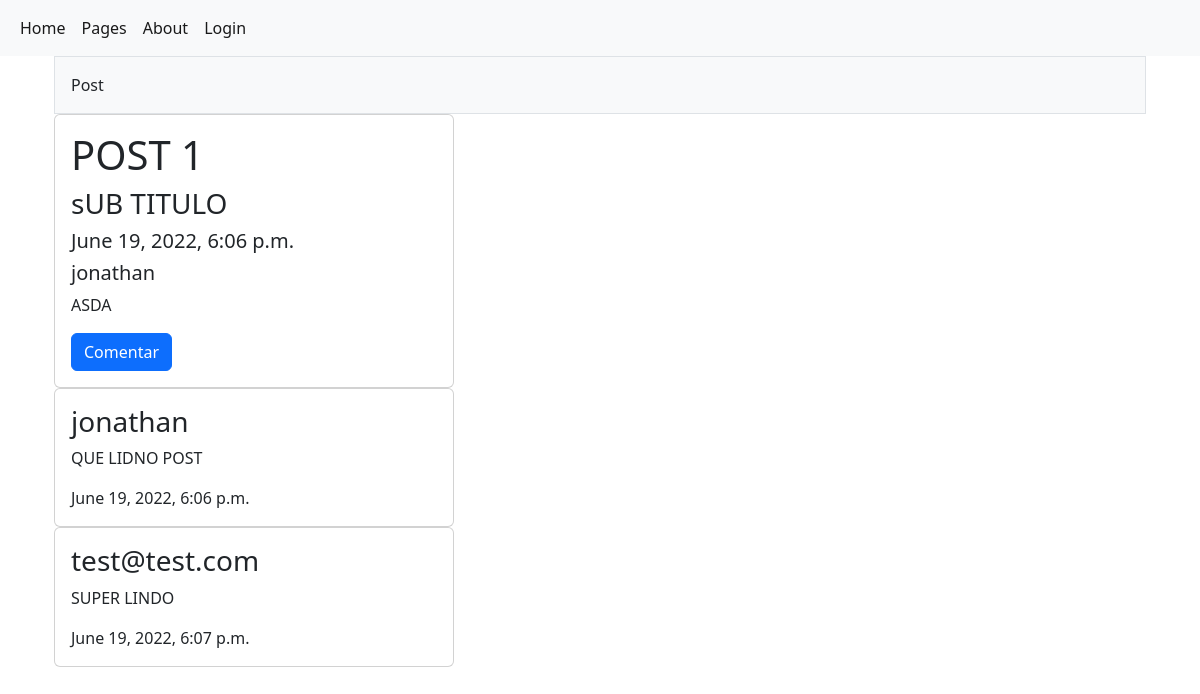
Screenshot of /pages/19 with the database file from the repository.
### BlogApp/models.py (models this page shows, shortened)
class Post(models.Model):
    titulo = models.CharField(max_length=200)
    subtitulo = models.CharField(max_length=200)
    contenido = models.TextField()
    fecha_creacion = models.DateTimeField(auto_now_add=True)
    imagen = models.ImageField(upload_to='images/', blank=True, null=True)
    autor = models.ForeignKey('auth.User', on_delete=models.CASCADE)
    id = models.AutoField(primary_key=True)

class Comentarios(models.Model):
    post = models.ForeignKey(Post, on_delete=models.CASCADE)
    comentario = models.TextField()
    autor = models.ForeignKey('auth.User', on_delete=models.CASCADE)
    fecha_creacion = models.DateTimeField(auto_now_add=True)
    id = models.AutoField(primary_key=True)

### BlogApp/views.py (the view)
# urls.py: path('pages/<id>', views.getPost, name='getPost'),
def getPost(request, id):
    post = Post.objects.get(id=id)
    comentarios = Comentarios.objects.filter(post=post)
    return render (request, 'BlogApp/post.html', {'post': post, 'comentarios': comentarios})

### BlogApp/templates/BlogApp/post.html (shortened to what this page needs)
{% extends "BlogApp/model.html" %} {% block content %}
<div class="container px-4">
  <div class="row gx-5">
    <div class="col">
      <div class="p-3 border bg-light">Post</div>
      <div class="card" style="width: 25rem">
        <div class="card-body">
          <h1 class="card-title">{{post.titulo}}</h1>
          <h3 class="card-title">{{post.subtitulo}}</h3>
          <h5 class="card-text">{{post.fecha_creacion}}</h5>
          <h5 class="card-text">{{post.autor}}</h5>
          <p class="card-text">{{post.contenido}}</p>
          <a href="{% url 'addComment' post.id %}" class="btn btn-primary"
            >Comentar</a
          >
        </div>
      </div>
      {% if comentarios %} {% for comentario in comentarios %}
      <div class="card" style="width: 25rem">
        <div class="card-body">
          <h3 class="card-title">{{comentario.autor}}</h3>
          <p class="card-text">{{comentario.comentario}}</p>
          <p class="card-text">{{comentario.fecha_creacion}}</p>
        </div>
      </div>
      {% endfor %} {% endif %}
    </div>
  </div>
</div>
{% endblock %}

### BlogApp/templates/BlogApp/model.html (shortened to what this page needs)
<!DOCTYPE html>
<html lang="en">
  <head>
    <link
      href="https://cdn.jsdelivr.net/npm/bootstrap@5.2.0-beta1/dist/css/bootstrap.min.css"
      rel="stylesheet"
    />
  </head>
  <body>
    <nav class="navbar navbar-expand-lg bg-light">
        <div class="container-fluid">
          <div class="collapse navbar-collapse" id="navbarSupportedContent">
            <ul class="navbar-nav me-auto mb-2 mb-lg-0">
              <li class="nav-item">
                <a class="nav-link active" aria-current="page" href="{% url 'home' %}">Home</a>
              </li>
              <li class="nav-item">
                <a class="nav-link active" aria-current="page" href="{% url 'pages' %}">Pages</a>
              </li>
              <li class="nav-item">
                <a class="nav-link active" aria-current="page" href="{% url 'about' %}">About</a>
              </li>
              {% if not request.user.is_authenticated %}
              <li class="nav-item">
                <a class="nav-link active" aria-current="page" href="{% url 'login' %}">Login</a>
              </li>
              {% else %}
              <li class="nav-item">
                <a class="nav-link active" aria-current="page" href="{% url 'profile' %}">Profile</a>
              </li>
              {% endif %}
          </div>
        </div>
      </nav>
      {% block content %}
      {% endblock %}
  </body>
</html>

### rows the page displays
Post: titulo "POST 1", subtitulo "sUB TITULO", fecha_creacion "June 19, 2022, 6:06 p.m.", autor "jonathan", contenido "ASDA"
Comentarios: autor "jonathan", comentario "QUE LIDNO POST", fecha_creacion "June 19, 2022, 6:06 p.m."
Comentarios: autor "test@test.com", comentario "SUPER LINDO", fecha_creacion "June 19, 2022, 6:07 p.m."
